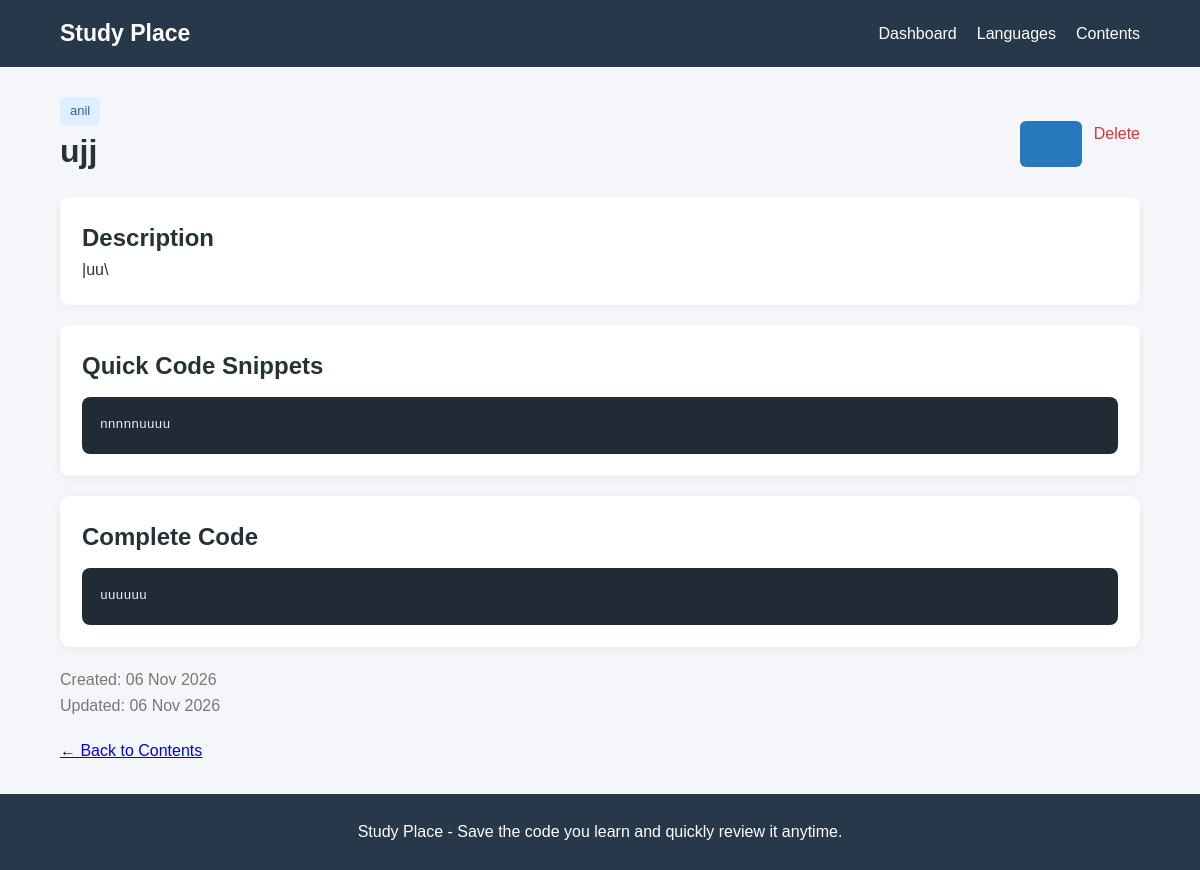
Page /contents/2/ on the committed database.
### snippets/models.py (models this page shows, shortened)
class AppContent(models.Model):
    language = models.ForeignKey(
        AppLanguage,
        on_delete=models.PROTECT,
        related_name="contents",
        help_text="Select the language for this content."
    )
    heading = models.CharField(
        max_length=200,
        help_text="Example: CSS Flexbox, HTML Forms."
    )
    description = models.TextField(
        blank=True,
        help_text="Explain how this code or concept works."
    )
    code_snippets = models.TextField(
        blank=True,
        help_text="Small code examples for quick revision."
    )
    code_box = models.TextField(
        blank=True,
        help_text="Write complete code here for practical testing."
    )
    created_at = models.DateTimeField(auto_now_add=True)
    updated_at = models.DateTimeField(auto_now=True)
    class Meta:
        verbose_name = "App Content"
        verbose_name_plural = "App Contents"
        ordering = ["language", "heading"]
        constraints = [
            models.UniqueConstraint(
                fields=["language", "heading"],
                name="unique_heading_per_language"
            )
        ]

class AppLanguage(models.Model):
    name = models.CharField(
        max_length=100,
        unique=True,
        help_text="Enter language name, e.g. HTML, CSS, Python."
    )
    description = models.TextField(
        blank=True,
        help_text="Write a short introduction about this language."
    )
    created_at = models.DateTimeField(auto_now_add=True)
    updated_at = models.DateTimeField(auto_now=True)
    class Meta:
        verbose_name = "App Language"
        verbose_name_plural = "App Languages"
        ordering = ["name"]

### snippets/views.py (the view)
def content_detail(request, pk):
    content = get_object_or_404(
        AppContent.objects.select_related("language"),
        pk=pk
    )
    return render(
        request,
        "StudyPlace/content_detail.html",
        {
            "content": content,
        }
    )

### snippets/templates/StudyPlace/content_detail.html (shortened to what this page needs)
{% extends 'StudyPlace/base.html' %}
{% block content %}
<div class="page-header">
    <div>
        <span class="tag">{{ content.language.name }}</span>
        <h1>{{ content.heading }}</h1>
    </div>
    <div class="actions">
        <a href="{% url 'StudyPlace:content_edit' content.pk %}" class="btn">
        </a>
        <a href="{% url 'StudyPlace:content_delete' content.pk %}" class="delete-link">
            Delete
        </a>
    </div>
</div>
<section class="detail-section">
    <h2>Description</h2>
    <p>{{ content.description|default:"No description available."|linebreaks }}</p>
</section>
<section class="detail-section">
    <h2>Quick Code Snippets</h2>
    <pre><code>{{ content.code_snippets }}</code></pre>
</section>
<section class="detail-section">
    <h2>Complete Code</h2>
    <pre><code>{{ content.code_box }}</code></pre>
</section>
<p class="meta">
    Created: {{ content.created_at|date:"d M Y" }}
    <br>
    Updated: {{ content.updated_at|date:"d M Y" }}
</p>
<a href="{% url 'StudyPlace:content_list' %}">← Back to Contents</a>
{% endblock %}

### snippets/static/StudyPlace/style.css (style rules this page uses)
* { box-sizing: border-box; margin: 0; padding: 0; }
body { font-family: Arial, sans-serif; background: #f4f6f9; color: #263238; line-height: 1.6; }
.page-header, .section-header { display: flex; align-items: center; justify-content: space-between; flex-wrap: wrap; gap: 15px; margin-bottom: 20px; }
.stat-card, .content-card, .form-card, .detail-section { background: white; padding: 22px; border-radius: 10px; box-shadow: 0 2px 8px rgba(0,0,0,0.06); }
.btn { display: inline-block; background: #2878bd; color: white; border: none; border-radius: 6px; padding: 10px 17px; text-decoration: none; cursor: pointer; }
.tag { display: inline-block; background: #e0efff; color: #2169a4; padding: 4px 10px; border-radius: 5px; font-size: 13px; }
.actions { display: flex; flex-wrap: wrap; gap: 12px; margin-top: 15px; }
.actions a, .cancel { color: #2878bd; text-decoration: none; }
.delete-link { color: #d93636 !important; }
.detail-section { margin-bottom: 20px; }
pre { background: #202b36; color: #e8f0f8; padding: 18px; border-radius: 8px; overflow-x: auto; white-space: pre-wrap; overflow-wrap: anywhere; margin-top: 12px; }
.meta { color: #777; margin: 20px 0; }

### rows in the picture
AppContent: language.name "anil", heading "ujj", description "|uu\\", code_snippets "nnnnnuuuu", code_box "uuuuuu", created_at "06 Nov 2026", updated_at "06 Nov 2026"
